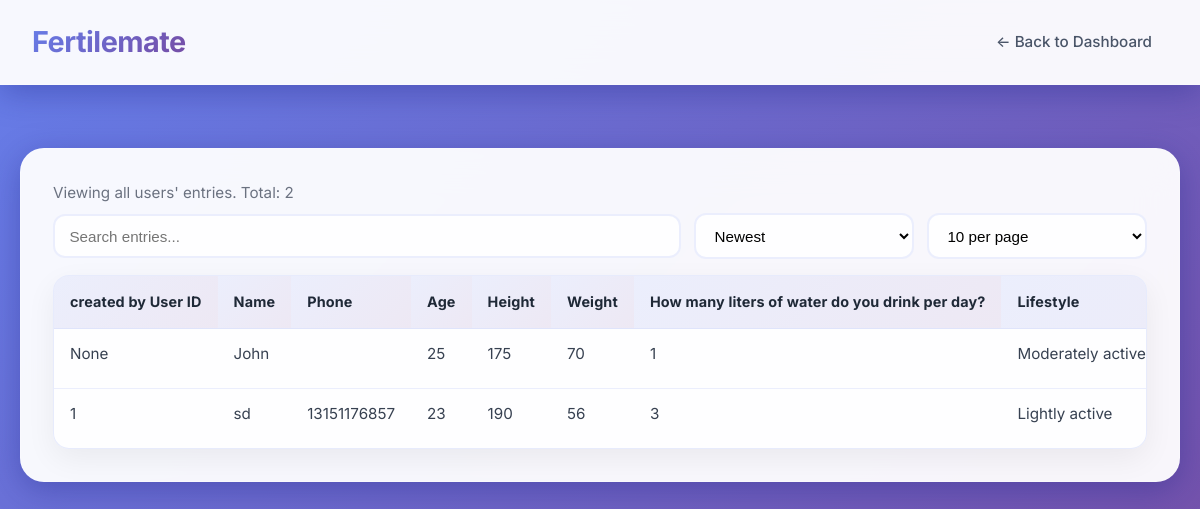
Screenshot of /male_data (signed in) with the database file from the repository.
### app.py (models this page shows)
class MaleEntryFlat(db.Model):
    id = db.Column(db.Integer, primary_key=True)
    entry_id = db.Column(db.Integer, db.ForeignKey('male_entry.id'), nullable=True)
    user_id = db.Column(db.Integer, db.ForeignKey('user.id'), nullable=True)
    name = db.Column(db.String(120))
    phone = db.Column(db.String(64))
    age = db.Column(db.String(16))
    height = db.Column(db.String(16))
    weight = db.Column(db.String(16))
    water_per_day = db.Column(db.String(16))
    lifestyle = db.Column(db.String(64))
    sperm_test = db.Column(db.String(16))
    diet = db.Column(db.String(64))
    breakfast_time = db.Column(db.String(16))
    dinner_time = db.Column(db.String(16))
    num_meals = db.Column(db.String(16))
    alcohol = db.Column(db.String(16))
    sleep_hours = db.Column(db.String(32))
    sleep_difficulty = db.Column(db.String(16))
    predicted_goal_type = db.Column(db.String(128))
    created_at = db.Column(db.DateTime, default=datetime.utcnow)

### app.py (the view)
@app.route('/male_data')
@login_required
def male_data_page():
    role = session.get('role', 'user')
    if role == 'admin':
        flats = MaleEntryFlat.query.order_by(MaleEntryFlat.created_at.desc()).all()
    else:
        flats = MaleEntryFlat.query.filter_by(user_id=session.get('user_id')).order_by(MaleEntryFlat.created_at.desc()).all()
    rows = []
    for f in flats:
        rows.append({
            'flat_id': f.id,
            'id': f.entry_id or f.id,
            'user_id': f.user_id,
            'name': f.name,
            'phone': f.phone,
            'age': f.age,
            'height': f.height,
            'weight': f.weight,
            'water_per_day': f.water_per_day,
            'lifestyle': f.lifestyle,
            'sperm_test': f.sperm_test,
            'diet': f.diet,
            'breakfast_time': f.breakfast_time,
            'dinner_time': f.dinner_time,
            'num_meals': f.num_meals,
            'alcohol': f.alcohol,
            'sleep_hours': f.sleep_hours,
            'sleep_difficulty': f.sleep_difficulty,
            'goal_type': f.predicted_goal_type,
            'created': f.created_at.strftime('%Y-%m-%d %H:%M') if f.created_at else ''
        })
    return render_template('male_data.html', role=role, rows=rows)

### app.py (called while the page is built)
def login_required(view_function):
    @wraps(view_function)
    def wrapper(*args, **kwargs):
        if not session.get('logged_in'):
            return redirect(url_for('login'))
        return view_function(*args, **kwargs)
    return wrapper

### templates/male_data.html (shortened to what this page needs)
<!DOCTYPE html>
<html lang="en">
<head>
</head>
<body>
  <div class="navbar">
    <div class="logo">Fertilemate</div>
    <nav><a href="/">← Back to Dashboard</a></nav>
  </div>
  <div class="container">
    <p class="muted">Viewing {{ 'all users\' entries' if role == 'admin' else 'your entries' }}. Total: {{ rows|length }}</p>
    <div class="toolbar">
      <input id="searchInput" type="text" placeholder="Search entries..." aria-label="Search">
      <select id="sortSelect" aria-label="Sort">
        <option value="created_desc">Newest</option>
      </select>
      <select id="pageSizeSelect" aria-label="Rows per page">
        <option value="10">10 per page</option>
      </select>
    </div>
    <div class="table-container">
      <table>
        <thead>
          <tr>
            {% if role == 'admin' %}<th>created by User ID</th>{% endif %}
            <th>Name</th>
            <th>Phone</th>
            <th>Age</th>
            <th>Height</th>
            <th>Weight</th>
            <th>How many liters of water do you drink per day?</th>
            <th>Lifestyle</th>
          </tr>
        </thead>
        <tbody>
          {% for r in rows %}
          <tr data-name="{{ (r.name or '')|lower }}" data-phone="{{ (r.phone or '')|lower }}" data-created="{{ r.created }}">
            {% if role == 'admin' %}<td>{{ r.user_id }}</td>{% endif %}
            <td>{{ r.name }}</td>
            <td>{{ r.phone }}</td>
            <td>{{ r.age }}</td>
            <td>{{ r.height }}</td>
            <td>{{ r.weight }}</td>
            <td>{{ r.water_per_day }}</td>
            <td>{{ r.lifestyle }}</td>
          </tr>
          {% endfor %}
        </tbody>
      </table>
    </div>
  </div>
</body>
</html>

### templates/male_data.html (style rules this page uses)
* { margin: 0; padding: 0; box-sizing: border-box; }
body { padding: 20px; font-family: 'Inter', -apple-system, BlinkMacSystemFont, 'Segoe UI', Roboto, sans-serif; background: linear-gradient(135deg, #667eea 0%, #764ba2 100%); min-height: 100vh; color: #2d3748; line-height: 1.6; }
.navbar { background: rgba(255, 255, 255, 0.95); backdrop-filter: blur(20px); color: #2d3748; padding: 1.2rem 2rem; display: flex; justify-content: space-between; align-items: center; box-shadow: 0 8px 32px rgba(31, 38, 135, 0.37); border-bottom: 1px solid rgba(255, 255, 255, 0.18); position: fixed; top: 0; left: 0; right: 0; z-index: 1000; }
.navbar .logo { font-size: 1.8rem; font-weight: 700; background: linear-gradient(135deg, #667eea 0%, #764ba2 100%); -webkit-background-clip: text; -webkit-text-fill-color: transparent; background-clip: text; letter-spacing: -0.5px; }
.navbar nav a { color: #4a5568; text-decoration: none; margin-left: 2rem; font-size: 0.95rem; font-weight: 500; padding: 0.5rem 1rem; border-radius: 8px; transition: all 0.3s ease; }
.container { max-width:full; margin: 8rem auto 2rem; background: rgba(255, 255, 255, 0.95); backdrop-filter: blur(20px); border-radius: 24px; box-shadow: 0 8px 32px rgba(31, 38, 135, 0.37); border: 1px solid rgba(255, 255, 255, 0.18); padding: 2rem; }
.muted { color: #6b7280; font-size: 0.95rem; }
.table-container { margin-top: 1rem; background: rgba(255,255,255,0.9); border: 1px solid rgba(102,126,234,0.15); border-radius: 16px; overflow-x: auto; overflow-y: hidden; -webkit-overflow-scrolling: touch; box-shadow: 0 10px 30px rgba(0,0,0,0.06); }
table { width: 100%; border-collapse: collapse; }
thead th { background: linear-gradient(135deg, rgba(102,126,234,0.12) 0%, rgba(118,75,162,0.12) 100%); color: #1f2937; text-align: left; font-weight: 700; font-size: 0.9rem; letter-spacing: 0.01em; padding: 0.9rem 1rem; border-bottom: 1px solid rgba(102,126,234,0.2); position: sticky; top: 0; z-index: 1; white-space: nowrap; }
tbody td { padding: 0.85rem 1rem; border-bottom: 1px solid rgba(102,126,234,0.12); vertical-align: top; color: #374151; font-size: 0.95rem; white-space: nowrap; }
tbody tr:last-child td { border-bottom: none; }
.toolbar { display: grid; grid-template-columns: 1fr repeat(2, minmax(180px, 220px)); gap: 0.8rem; align-items: center; margin: 0.5rem 0; }
.toolbar input[type="text"], .toolbar select { padding: 0.7rem 0.9rem; border: 2px solid rgba(102,126,234,0.12); border-radius: 12px; background: rgba(255,255,255,0.9); font-size: 0.95rem; outline: none; transition: all 0.2s ease; }

### rows the page displays
MaleEntryFlat: user_id "None", name "John", age "25", height "175", weight "70", water_per_day "1", lifestyle "Moderately active…"
MaleEntryFlat: user_id "1", name "sd", phone "13151176857", age "23", height "190", weight "56", water_per_day "3", lifestyle "Lightly active"

### other values shown
{{ 'all users\' entries' if role == 'admin' else 'your entries' }} "all users' entries"
{{ rows|length }} "2"
